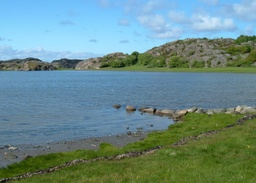
//> input picture ezw/a.jpg, 256 x 183 px, shrunk from 1024 x 731 before the run
$ ./test_gpu ../../ezw/a.jpg   (built with g++ and OpenCV 4)
//> lines starting //> are read from the running program, lines starting //| are printed output that depends on the picture
#include "opencv2/opencv.hpp"

using namespace cv;

int main(int argc, char **argv)
{
	cv::UMat img, gray;
	if(argc == 2)
		cv::imread(argv[1], 1).copyTo(img);
//> img is the input picture: 183 rows x 256 cols, CV_8UC3; mean B, G, R 138.6, 139.3, 106.3
	else
		cv::imread("img1.png", 1).copyTo(img);

	for(int i = 0; i < 10000; i++){
		cv::cvtColor(img, gray, cv::COLOR_BGR2GRAY);
		cv::GaussianBlur(gray, gray, cv::Size(7, 7), 1.5);
		cv::Canny(gray, gray, 0, 50);
	}
//> this loop made 10000 passes
//> pass 1, `cv::cvtColor(img, gray, cv::COLOR_BGR2GRAY);`:
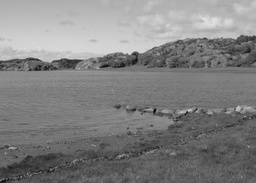
//> gray: 183 rows x 256 cols, CV_8UC1; min 3, max 226, mean 129.4
//> pass 1, `cv::GaussianBlur(gray, gray, cv::Size(7, 7), 1.5);`:
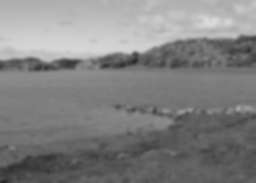
//> gray: 183 rows x 256 cols, CV_8UC1; min 34, max 220, mean 129.4
//> pass 1, `cv::Canny(gray, gray, 0, 50);`:
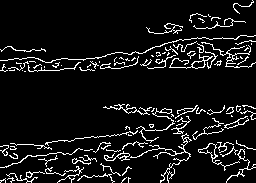
//> gray: 183 rows x 256 cols, CV_8UC1; 8.2% white in thin lines or dots

	cv::imshow("original", img);
	cv::imshow("edges", gray);
	cv::waitKey(100);

	return 0;
}
